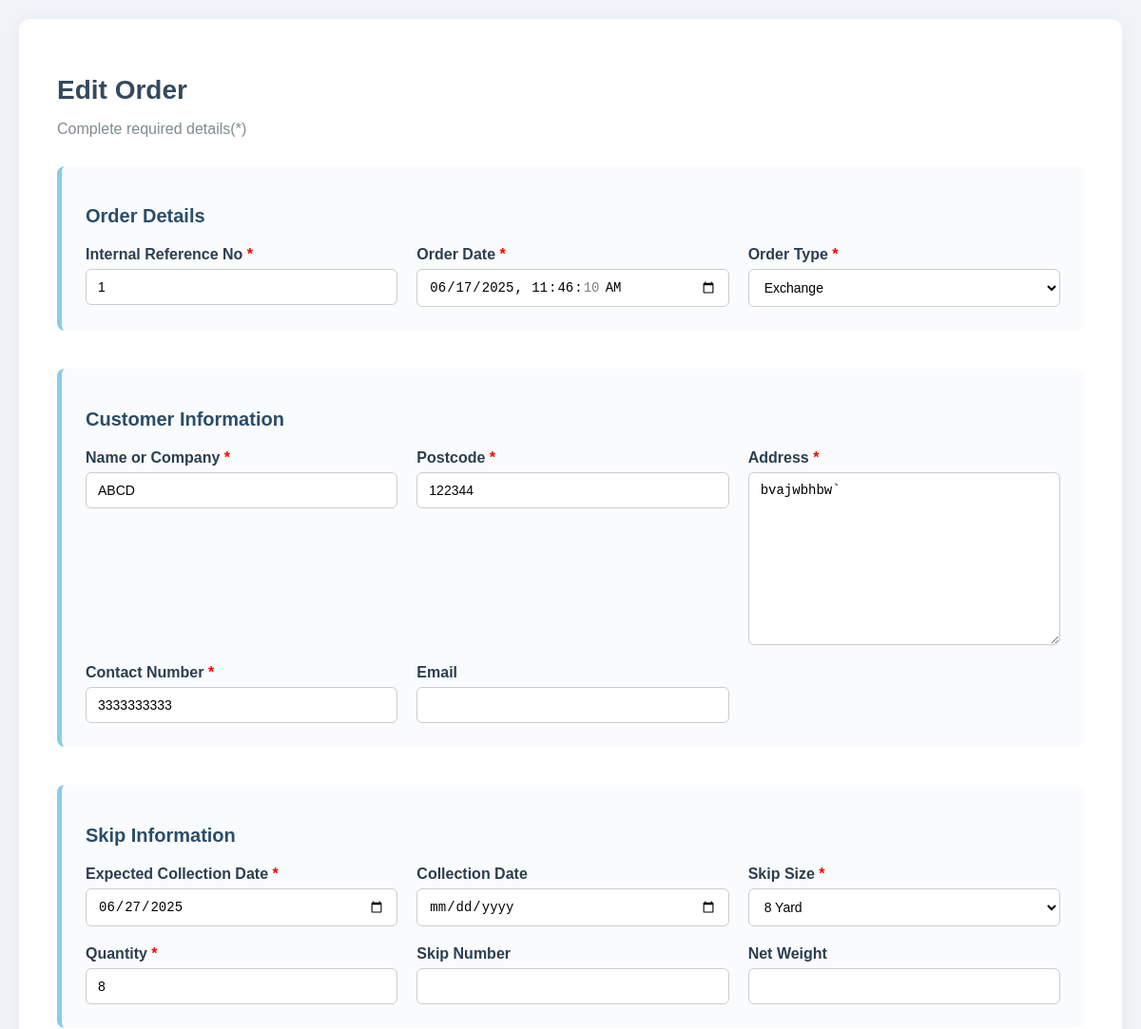
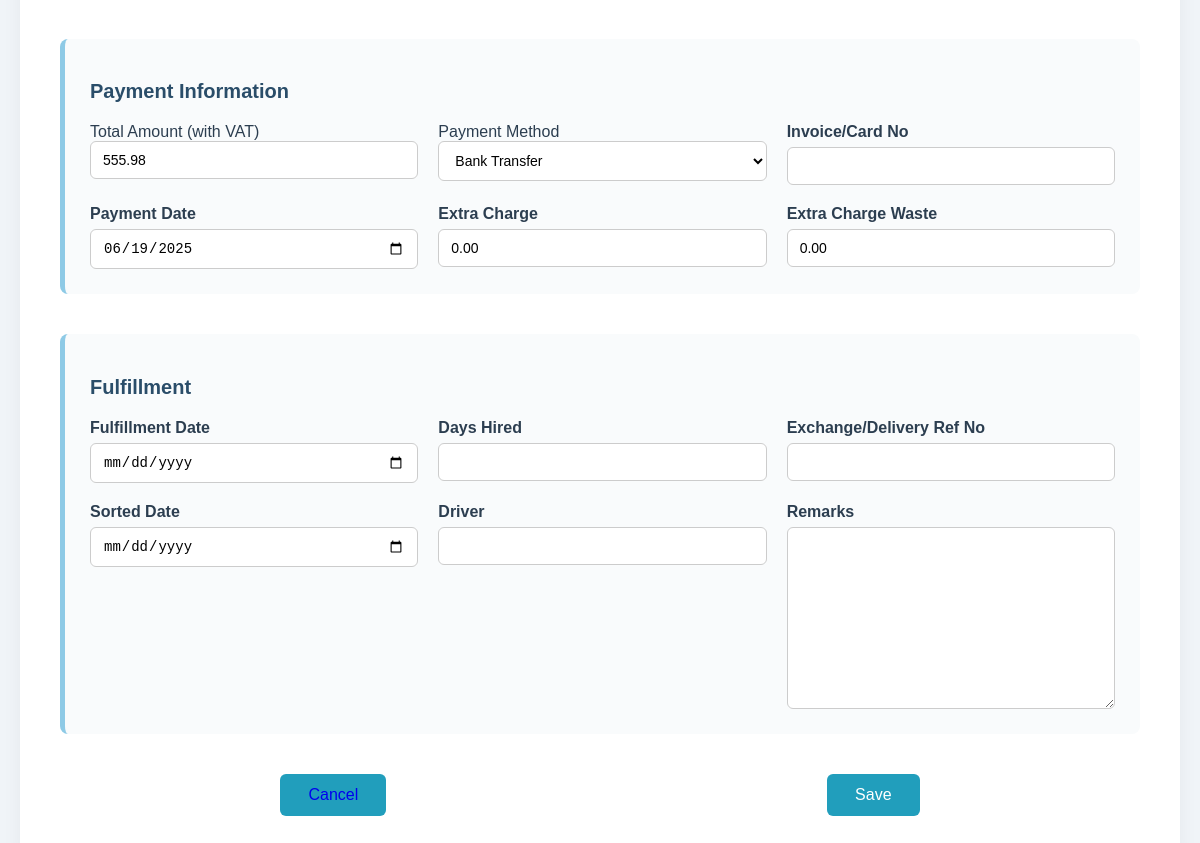
The app's page /neworder/orders/edit/1/ with its own data (2 pictures, top to bottom).
### neworder/models.py (models this page shows, shortened)
class NewOrder(models.Model):
    internal_ref_no = models.CharField(max_length=20, unique=True)
    order_date = models.DateTimeField(default=timezone.now)
    ORDER_TYPE_CHOICES = [
        ('exchange', 'Exchange'),
        ('delivery', 'Delivery'),
        ('empty', 'Empty'),
        ('on-site tip', 'On-site Tip'),
    ]
    order_type = models.CharField(max_length=30, choices=ORDER_TYPE_CHOICES)
    name_or_company = models.CharField(max_length=100)
    postcode = models.CharField(max_length=20)
    address = models.TextField()
    expected_collection_date = models.DateField(default=get_default_date)
    collection_date = models.DateField(null=True, blank=True)
    contact_number = models.CharField(max_length=20)
    SKIP_SIZE_CHOICES = [
        ('4', '4 Yard'),
        ('6', '6 Yard'),
        ('8', '8 Yard'),
        ('10', '10 Yard'),
        ('12', '12 Yard'),
        ('16', '16 Yard'),
        ('RORO', 'RORO'),
        ('Bin', 'Bin'),
    ]
    skip_size = models.CharField(max_length=5, choices=SKIP_SIZE_CHOICES)
    quantity = models.PositiveIntegerField()
    total_amount_with_vat = models.DecimalField(max_digits=10, decimal_places=2, null=True, blank=True)
    PAYMENT_METHOD_CHOICES = [
        ('account', 'Account'),
        ('bank_transfer', 'Bank Transfer'),
        ('card', 'Card'),
        ('cash', 'Cash'),
        ('cheque', 'Cheque'),
    ]
    payment_method = models.CharField(max_length=20, choices=PAYMENT_METHOD_CHOICES , null=True, blank=True)
    inv_or_card_no = models.CharField(max_length=100, null=True, blank=True)
    payment_date = models.DateField(null=True, blank=True)
    remark = models.TextField(blank=True, null=True)
    fulfillment_date = models.DateField(null=True, blank=True)
    days_hired = models.PositiveIntegerField(null=True, blank=True)
    extra_charge = models.DecimalField(max_digits=10, decimal_places=2, default=0)
    exchange_delivery_ref_no = models.CharField(max_length=100, null=True, blank=True)
    net_weight = models.DecimalField(max_digits=10, decimal_places=2, null=True, blank=True)
    driver = models.CharField(max_length=100, null=True, blank=True)
    skip_number = models.CharField(max_length=100, null=True, blank=True)
    email = models.EmailField(null=True, blank=True)
    sorted_date = models.DateField(null=True, blank=True)
    extra_charge_waste = models.DecimalField(max_digits=10, decimal_places=2, default=0)

### neworder/views.py (the view)
# urls.py: path('orders/edit/<int:pk>/', views.edit_order, name='edit_order'),
def edit_order(request, pk):
    order = get_object_or_404(NewOrder, pk=pk)
    if request.method == 'POST':
        form = NewOrderForm(request.POST, instance=order)
        if form.is_valid():
            form.save()
            return redirect('order_list')
    else:
        form = NewOrderForm(instance=order)
    return render(request, 'neworder_form.html', {'form': form})

### neworder/forms.py
class NewOrderForm(forms.ModelForm):
    class Meta:
        model = NewOrder
        fields = '__all__'
        widgets = {
            'order_date': forms.DateTimeInput(attrs={'type': 'datetime-local'}),
            'expected_collection_date': forms.DateInput(attrs={'type': 'date'}),
            'collection_date': forms.DateInput(attrs={'type': 'date'}),
            'payment_date': forms.DateInput(attrs={'type': 'date'}),
            'fulfillment_date': forms.DateInput(attrs={'type': 'date'}),
            'sorted_date': forms.DateInput(attrs={'type': 'date'}),
        }

### templates/neworder_form.html (shortened to what this page needs)
<!DOCTYPE html>
<html lang="en">
<head>
</head>
<body>
  <div class="container">
    <h1>{% if form.instance.pk %}Edit Order{% else %}New Order{% endif %}</h1>
    <p class="subtitle">Complete required details(*)</p>
    <form method="POST">
      <div class="form-section">
        <h2>Order Details</h2>
        <div class="form-grid">
          <div class="form-field"><label class="required">Internal Reference No</label>{{ form.internal_ref_no }}</div>
          <div class="form-field"><label class="required">Order Date</label>{{ form.order_date }}</div>
          <div class="form-field"><label class="required">Order Type</label>{{ form.order_type }}</div>
        </div>
      </div>
      <div class="form-section">
        <h2>Customer Information</h2>
        <div class="form-grid">
          <div class="form-field"><label class="required">Name or Company</label>{{ form.name_or_company }}</div>
          <div class="form-field"><label class="required">Postcode</label>{{ form.postcode }}</div>
          <div class="form-field"><label class="required">Address</label>{{ form.address }}</div>
          <div class="form-field"><label class="required">Contact Number</label>{{ form.contact_number }}</div>
          <div class="form-field"><label>Email</label>{{ form.email }}</div>
        </div>
      </div>
      <div class="form-section">
        <h2>Skip Information</h2>
        <div class="form-grid">
          <div class="form-field"><label class="required">Expected Collection Date</label>{{ form.expected_collection_date }}</div>
          <div class="form-field"><label>Collection Date</label>{{ form.collection_date }}</div>
          <div class="form-field"><label class="required">Skip Size</label>{{ form.skip_size }}</div>
          <div class="form-field"><label class="required">Quantity</label>{{ form.quantity }}</div>
          <div class="form-field"><label>Skip Number</label>{{ form.skip_number }}</div>
          <div class="form-field"><label>Net Weight</label>{{ form.net_weight }}</div>
        </div>
      </div>
      <div class="form-section">
        <h2>Payment Information</h2>
        <div class="form-grid">
          <div class="form-field">Total Amount (with VAT)</label>{{ form.total_amount_with_vat }}</div>
          <div class="form-field">Payment Method</label>{{ form.payment_method }}</div>
          <div class="form-field"><label>Invoice/Card No</label>{{ form.inv_or_card_no }}</div>
          <div class="form-field"><label>Payment Date</label>{{ form.payment_date }}</div>
          <div class="form-field"><label>Extra Charge</label>{{ form.extra_charge }}</div>
          <div class="form-field"><label>Extra Charge Waste</label>{{ form.extra_charge_waste }}</div>
        </div>
      </div>
      <div class="form-section">
        <h2>Fulfillment</h2>
        <div class="form-grid">
          <div class="form-field"><label>Fulfillment Date</label>{{ form.fulfillment_date }}</div>
          <div class="form-field"><label>Days Hired</label>{{ form.days_hired }}</div>
          <div class="form-field"><label>Exchange/Delivery Ref No</label>{{ form.exchange_delivery_ref_no }}</div>
          <div class="form-field"><label>Sorted Date</label>{{ form.sorted_date }}</div>
          <div class="form-field"><label>Driver</label>{{ form.driver }}</div>
          <div class="form-field"><label>Remarks</label>{{ form.remark }}</div>
        </div>
      </div>
      <div class="form-actions">
        <button>
          <a href="{% url 'order_list' %}">Cancel</a>
        </button>
        <button type="submit">Save</button>
      </div>
    </form>
  </div>
</body>
</html>

### templates/neworder_form.html (style rules this page uses)
body { font-family: Arial, sans-serif; background: #f0f4f8; margin: 0; padding: 20px; color: #2c3e50; }
.container { max-width: 1200px; margin: auto; background: #ffffff; padding: 40px; border-radius: 12px; box-shadow: 0 4px 20px rgba(0, 0, 0, 0.05); }
h1 { font-size: 28px; margin-bottom: 10px; color: #34495e; }
p.subtitle { color: #7f8c8d; margin-bottom: 30px; }
.form-section { margin-bottom: 40px; padding: 25px; background: #f9fbfc; border-left: 5px solid #8ecae6; border-radius: 8px; }
.form-section h2 { font-size: 20px; margin-bottom: 20px; color: #2a4d69; }
.form-grid { display: grid; grid-template-columns: repeat(auto-fit, minmax(280px, 1fr)); gap: 20px; }
.form-field { display: flex; flex-direction: column; }
label { font-weight: bold; margin-bottom: 6px; }
label.required::after { content: " *"; color: red; }
input, select, textarea { padding: 10px 12px; border: 1px solid #ccc; border-radius: 6px; font-size: 14px; background: #fff; transition: border-color 0.2s, box-shadow 0.2s; }
textarea { resize: vertical; min-height: 40px; }
.form-actions { text-align: center; margin-top: 30px; display: flex; justify-content: space-around; }
button { padding: 12px 28px; border: none; border-radius: 6px; background-color: #219ebc; color: white; font-size: 16px; cursor: pointer; transition: background 0.3s ease; }
button a { text-decoration: none; }

### records on screen
NewOrder: internal_ref_no "1", order_date "06/17/2025 11:46:10", order_type "Exchange", name_or_company "ABCD", postcode "122344", address "bvajwbhbw`", contact_number "3333333333", expected_collection_date "06/27/2025", skip_size "8 Yard", quantity "8", total_amount_with_vat "555.98", payment_method "Bank Transfer", payment_date "06/19/2025", extra_charge "0.00", extra_charge_waste "0.00"
